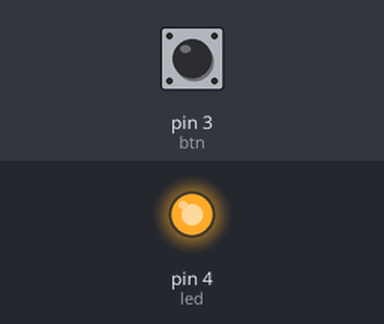
Recording of a sketch running on a simulated Arduino Uno, built with avr-gcc and run on an emulated ATmega328P. Shown: output pins drawn as LEDs (lit = HIGH). The inputs (shaded band) are chosen by the test bench; at power-on: pin 3 (btn) HIGH.

Above: at 1.2 s.
1.3 s: pin 3 (btn) pulled LOW for 0.15 s
At 1.37 s:
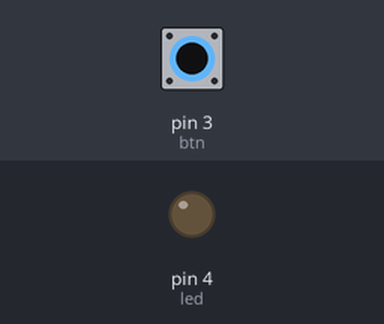
2.9 s: pin 3 (btn) pulled LOW for 3.2 s
At 7.3 s:
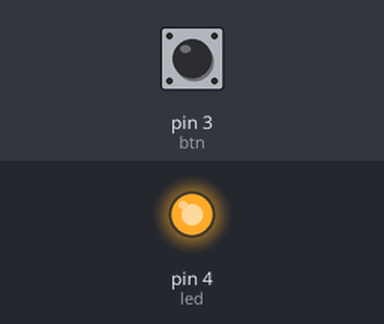
Timing chart, 0 to 8.8 s (numbered marks = the images above; inputs shaded):
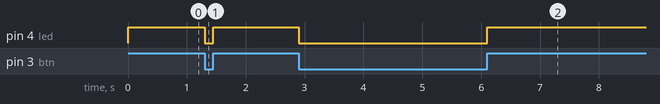

Measured:
- after the input at 1.3 s, pin 4 (led): HIGH → LOW at once, → HIGH 0.15 s later
- after the input at 2.9 s, pin 4 (led): HIGH → LOW at once, → HIGH 3.2 s later

The sketch:

input_pullup.ino
```cpp
#define btn 3
#define led 4
void setup() {
  pinMode(led,OUTPUT);
  pinMode(btn,INPUT_PULLUP);


}

void loop() {
  if(digitalRead(btn)){
    digitalWrite(led,digitalRead(btn));


    }else{
      digitalWrite(led,digitalRead(btn));


    }

}
```
